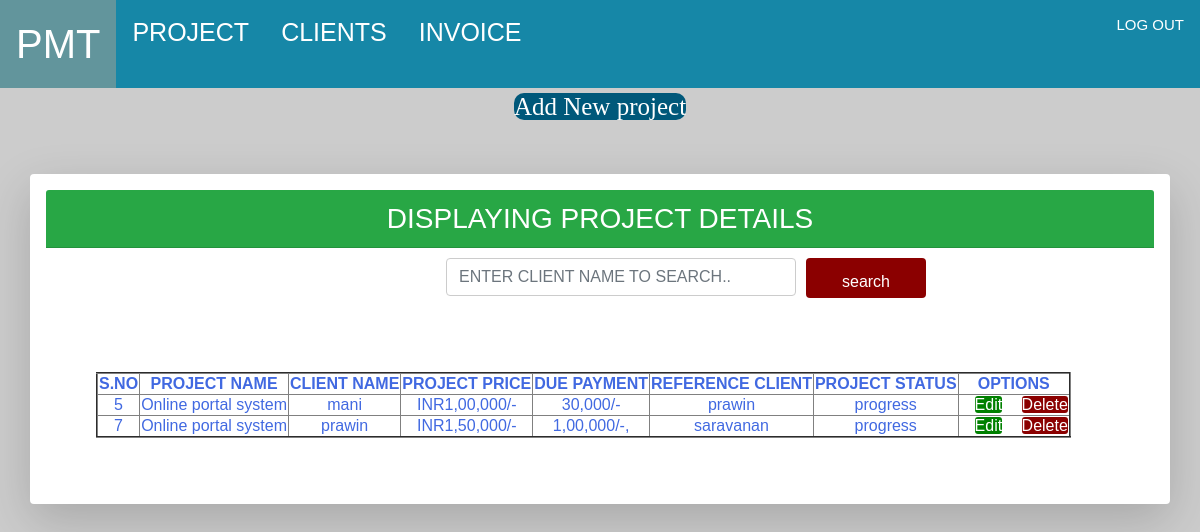
Page /project.php (signed in) on the committed database.
### tables this page shows
CREATE TABLE `projects` (
  `sno` int(11) NOT NULL,
  `pname` varchar(30) NOT NULL,
  `preq` varchar(40) NOT NULL,
  `ppric` varchar(45) NOT NULL,
  `price` varchar(40) NOT NULL,
  `rclient` varchar(30) NOT NULL,
  `pgst` varchar(40) NOT NULL,
  `pduration` varchar(50) NOT NULL,
  `pay` varchar(100) NOT NULL,
  `pdate` varchar(50) NOT NULL,
  `dpay` varchar(60) NOT NULL,
  `ddate` varchar(75) NOT NULL,
  `pclient` varchar(11) NOT NULL,
  `pstatus` varchar(11) NOT NULL,
  `ptask` varchar(100) NOT NULL,
  `taskdh` varchar(100) NOT NULL,
  `tprice` varchar(50) NOT NULL,
  `tpp` varchar(100) NOT NULL,
  `tdesc` varchar(255) NOT NULL
);

### project.php (the view, shortened to what this page needs)
<html>
    <head>
        <link rel="stylesheet" href="https://cdn.jsdelivr.net/npm/bootstrap@4.6.0/dist/css/bootstrap.min.css">
            </head>
          <body>
          <div class="topnav">
    <a class="active" href="index.php">PMT</a>
    <a href="project.php">PROJECT</a>
    <a href="clients.php">CLIENTS</a>
    <a href="invoice.php">INVOICE</a>
    <a class="f3"  href="logout.php">LOG OUT</a>
  </div>
            <center>
              <a class="f5" href="new project.html">Add New project</a>
          </center>
          <div class="container mt-5 shadow-lg p-3 mb-5 bg-white rounded rounded-right">
              <h3 class="card-header bg-success text-white text-center">DISPLAYING PROJECT DETAILS</h3>
              <form action="sear.php" method="post">
              <div class="f1">
                <div class="form-group">
                <input type="text" class="form-control" name="sena" placeholder="ENTER CLIENT NAME TO SEARCH..">
                </div>
                <input type="submit" class="btn" name="submit" value="search">
</form>
                </div>
<?php
$conn=mysqli_connect("localhost","root","","inter") or die("failed:" . mysqli_connect_error());
$records = mysqli_query($conn,"select * from projects");
echo"<table border='2'>
<tr>
<th>S.NO</th>
<th>PROJECT NAME</th>
<th>CLIENT NAME</th>
<th>PROJECT PRICE</th>
<th>DUE PAYMENT</th>
<th>REFERENCE CLIENT</th>
<th>PROJECT STATUS</th>
<th>OPTIONS</th>
</tr>";
while($data = mysqli_fetch_array($records))
{
?>
  <tr>
    <td><?php echo $data['sno']; ?></td>
    <td><?php echo $data['pname']; ?></td>
    <td><?php echo $data['pclient']; ?></td>
    <td><?php echo $data['ppric']; ?><?php echo $data['price']; ?></td>
    <td><?php echo $data['dpay']; ?></td>
    <td><?php echo $data['rclient']; ?></td>
    <td><?php echo $data['pstatus']; ?></td>
    <td><a class="b1" href="edit1.php?id=<?php echo $data['sno']; ?>">Edit</a> <a class="b2" href="dele.php?id=<?php echo $data['sno']; ?>">Delete</a></td>
  </tr>
<?php
}
?>
</table>
    </body>
</html>

### project.php (style rules this page uses)
body { background-image: url("back4.png"); background-size:1517px 750px; background-color: #cccccc; margin: 0; font-family: Arial, Helvetica, sans-serif; color:white; }
.topnav { overflow: hidden; background-color:#1687a7; }
.topnav a { float: left; color: white; text-align: center; padding: 14px 16px; text-decoration: none; font-size: 25; }
.topnav a.active { color: white; font-size:40; }
.topnav a.f3 { color: white; font-size:15; float:right; }
.f5 { margin:10px; text-align:center; font-family:simpson; font-size:25; background-color:#00587a; color:white; text-decoration: none; border-radius: 10px; margin:5px; }
table { margin:50px; color:royalblue; text-align:Center; }
.f1 { display:inline-flex; margin:10px; margin-left:400px; margin-right: 10px; border-radius:10px; float:center; }
input[type=text], select, textarea { width: 350px; padding: 12px; border: 1px solid #ccc; border-radius: 4px; resize: vertical; }
input[type=submit] { background-color: darkred; color: white; padding: 12px 20px; border: none; height:40px; width:120px; margin-left:10px; border-radius: 4px; cursor: pointer; }
.b1 { margin-left:15px; color:white; background-color:green; border-radius:3px; text-decoration:none; }
.b2 { margin-left:15px; color:white; width:15px; background-color:darkred; border-radius:3px; text-decoration:none; }

### rows in the picture
projects: sno "5", pname "Online portal system", pclient "mani", ppric "INR", price "1,00,000/-", dpay "30,000/-", rclient "prawin", pstatus "progress"
projects: sno "7", pname "Online portal system", pclient "prawin", ppric "INR", price "1,50,000/-", dpay "1,00,000/-,", rclient "saravanan", pstatus "progress"
